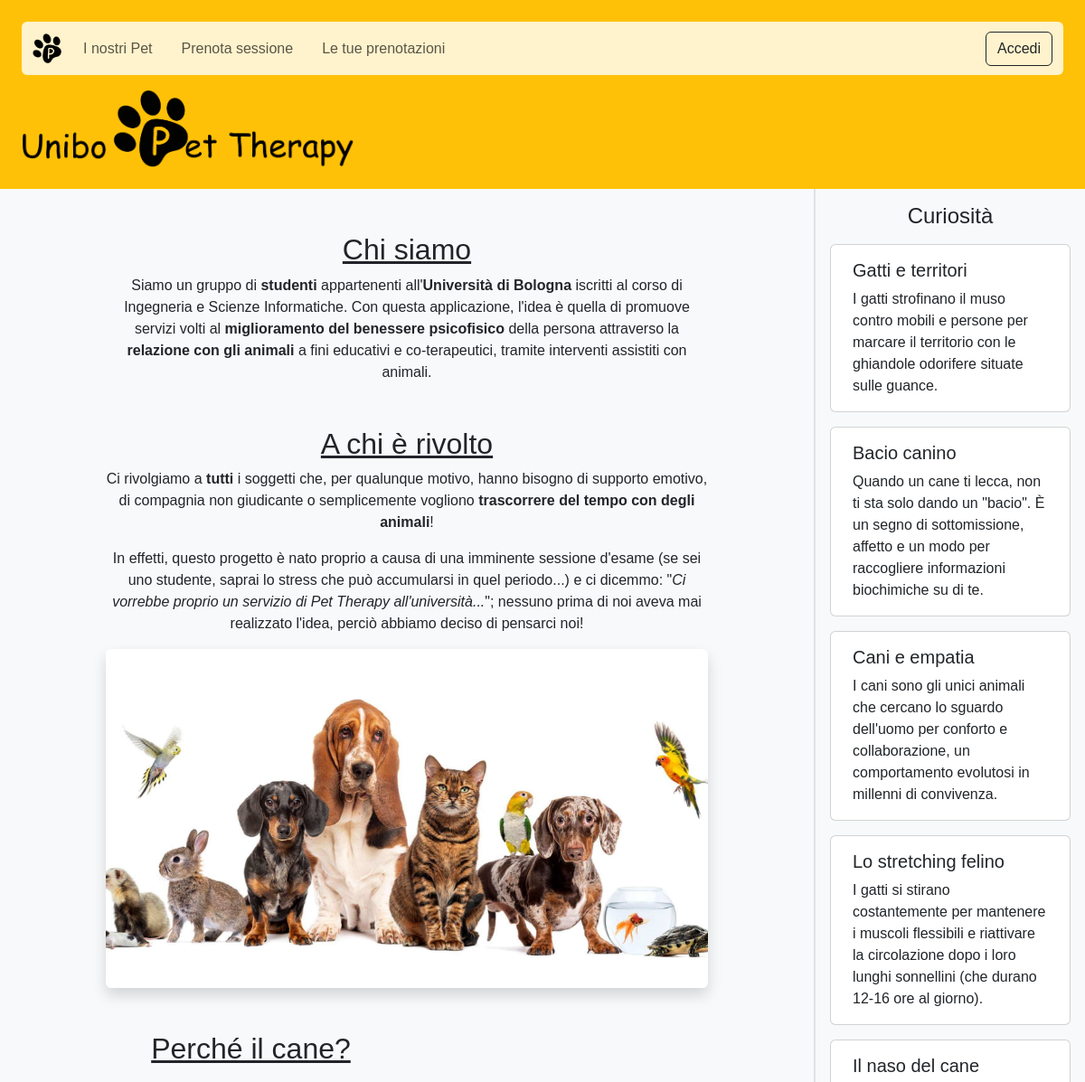
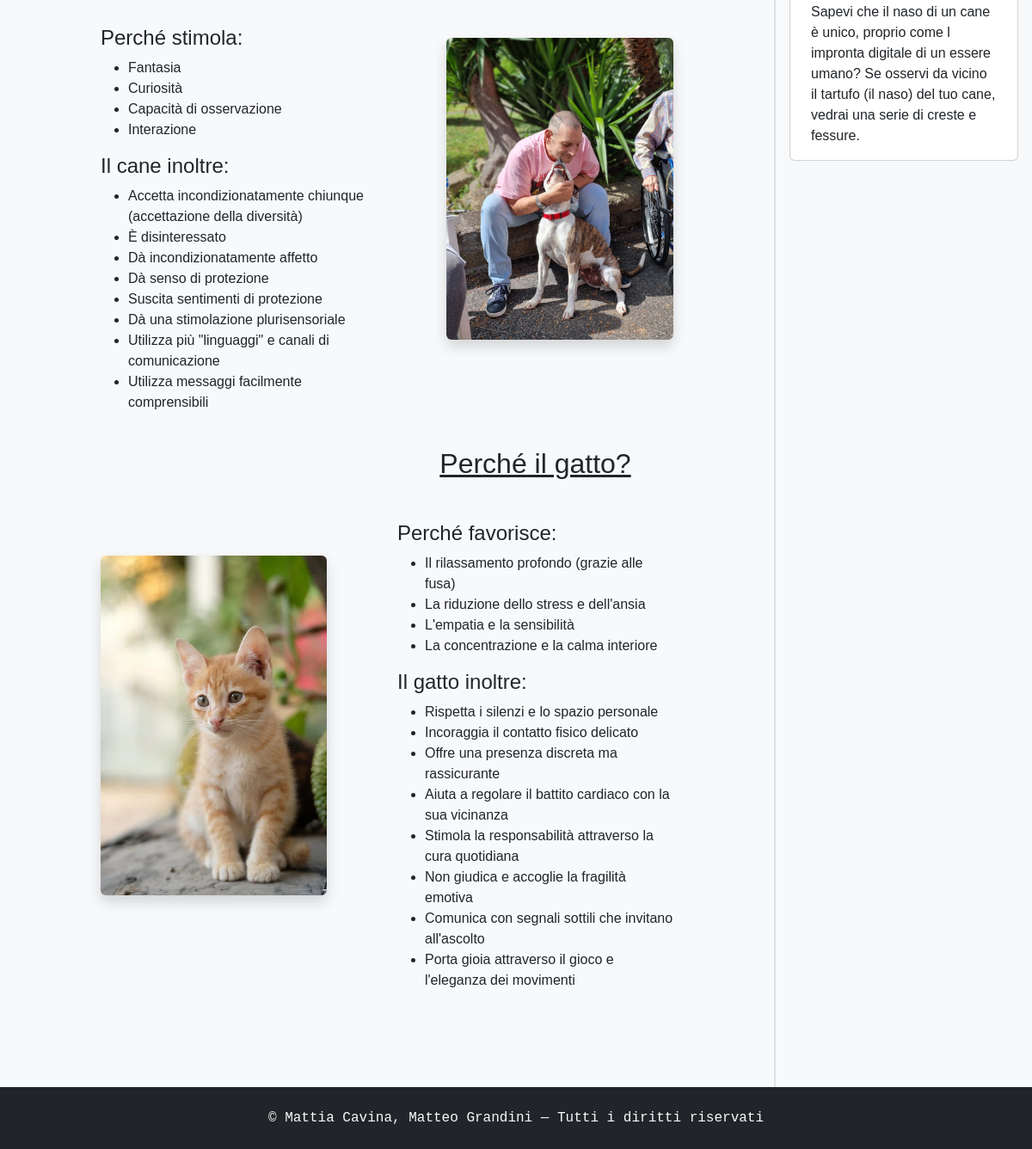
The page / on the database its author committed (2 pictures, top to bottom).
### tables this page shows
create table Curiosita (
    ID_Curiosita int not null auto_increment,
    Titolo varchar(50) not null,
    Descrizione varchar(300) not null,
    constraint IDCURIOSITA primary key (ID_Curiosita)
);

### www/index.php (called while the page is built)
<?php
require_once "bootstrap.php";
$templateParams["css"] = ["navbar.css"];
$templateParams["curiosita"] = $dbh->getRandomFacts(5);
$templateParams["title"] = "Unibo Pet Therapy";
$templateParams["main"] = "home.php";
$templateParams["css"][] = "index.css";
require "template/base.php";

### www/db/database.php (called while the page is built, shortened)
<?php
class DatabaseHelper
{
  private $db;
  public function __construct($servername, $username, $password, $dbname, $port)
  {
    $this->db = new mysqli($servername, $username, $password, $dbname, $port);
  }
  public function getRandomFacts($n): array
  {
    $query = "SELECT titolo, descrizione FROM curiosita ORDER BY RAND() LIMIT ?";
    $stmt = $this->db->prepare($query);
    $stmt->bind_param("i", $n);
    $stmt->execute();
    $result = $stmt->get_result();
    return $result->fetch_all(MYSQLI_ASSOC);
  }
}

### www/bootstrap.php (called while the page is built, shortened)
<?php
require_once "db/database.php";
$dbh = new DatabaseHelper("localhost", "root", "", "unibo_pet_therapy", 3306);

### www/template/base.php (the view, shortened to what this page needs)
<!DOCTYPE html>
<html lang="it" data-bs-theme="light">
<head>
  <link href="https://cdn.jsdelivr.net/npm/bootstrap@5.3.8/dist/css/bootstrap.min.css" rel="stylesheet"/>
  <link rel="stylesheet" href="css/base.css"/>
  <?php
  foreach($templateParams["css"] ?? [] as $sheet):
  ?>
    <link rel="stylesheet" href="css/<?php echo $sheet; ?>"/>
  <?php
  endforeach;
  ?>
</head>
<body class="container-fluid bg-body p-0 overflow-x-hidden">
  <header class="bg-warning p-4">
    <?php require "navbar.php"; ?>
    <div class="row">
      <div class="col col-md-4">
        <a href="index.php"><img src="<?php echo DESIGN_IMG_DIR . "Titolo.png"; ?>" alt="" class="img-fluid w-100"/></a>
      </div>
      <div class="col-md-8"></div>
    </div>
  </header>
  <div class="row g-0 bg-body-tertiary">
    <div class="col-lg-9 col pb-4">
      <main>
        <?php
        if (isset($templateParams["main"])) {
          require "main/" . $templateParams["main"];
        }
        ?>
      </main>
    </div>
    <div class="col-lg-3 border-start border-2 px-3 pb-3">
      <aside>
        <section>
          <h2 class="text-center my-3 h4">Curiosità</h2>
          <div class="row px-2 g-3 pb-4">
            <?php foreach ($templateParams["curiosita"] ?? [] as $curiosita): ?>
              <article class="card col-12">
                <div class="card-body">
                  <h3 class="card-title h5"><?php echo $curiosita["titolo"]; ?></h3>
                  <p class="card-text"><?php echo $curiosita["descrizione"]; ?></p>
                </div>
              </article>
            <?php endforeach; ?>
          </div>
        </section>
      </aside>
    </div>
  </div>
  <footer class="bg-dark text-light text-center p-3 font-monospace">
    <p class="my-2">&copy; Mattia Cavina, Matteo Grandini — Tutti i diritti riservati</p>
  </footer>
</body>
</html>

### www/css/base.css (style rules this page uses)
body { font-family: Arial, Helvetica, sans-serif }

### rows shown on the page
curiosita: Titolo "Gatti e territori", Descrizione "I gatti strofinano il muso contro mobili e persone per marcare il territorio con le ghiandole odorifere situate sulle guance."
curiosita: Titolo "Bacio canino", Descrizione "Quando un cane ti lecca, non ti sta solo dando un \"bacio\". È un segno di sottomissione, affetto e un modo per raccogliere informazioni biochimiche su di te."
curiosita: Titolo "Cani e empatia", Descrizione "I cani sono gli unici animali che cercano lo sguardo dell'uomo per conforto e collaborazione, un comportamento evolutosi in millenni di convivenza."
curiosita: Titolo "Lo stretching felino", Descrizione "I gatti si stirano costantemente per mantenere i muscoli flessibili e riattivare la circolazione dopo i loro lunghi sonnellini (che durano 12-16 ore al giorno)."
curiosita: Titolo "Il naso del cane", Descrizione "Sapevi che il naso di un cane è unico, proprio come l impronta digitale di un essere umano? Se osservi da vicino il tartufo (il naso) del tuo cane, vedrai una serie di creste e fessure."
